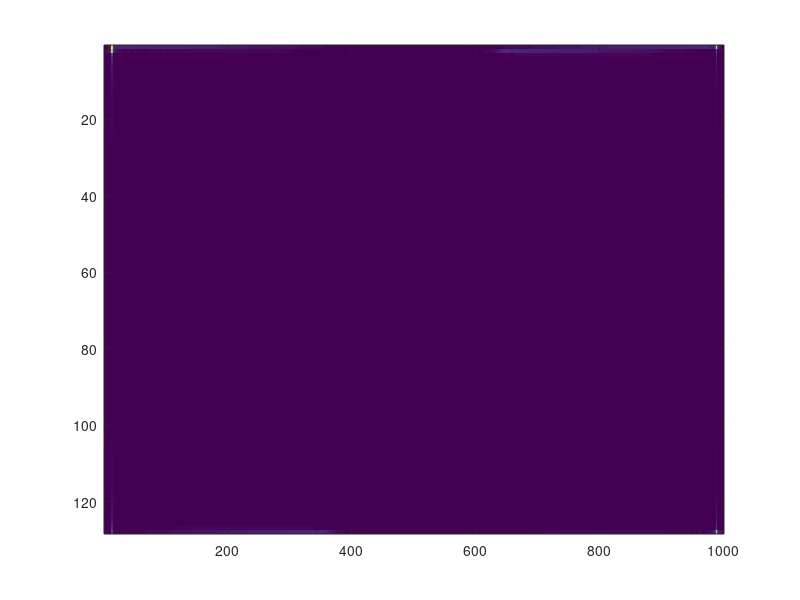

MATLAB code for this plot:
clc;
close all;

fs = 1000;
t = 0:1/fs:1-1/fs;
t1 = t - 0.5;
f1 = 10;
f2 = 100;
x = chirp(t,f1,0.5,f2);

N_chirps = 128;
Beat_matrix = zeros(N_chirps,length(t));

R = 50;
c = 1500;

for i=1:N_chirps
    tau = 2*R/c;
    y = chirp(t-tau,f1,0.5,f2);
    Beat_matrix(i,:) = x.*y;
    R = R + 0.03;
end    

Range_dopp = fft2(Beat_matrix);
figure;
imagesc(abs(Range_dopp)); 
